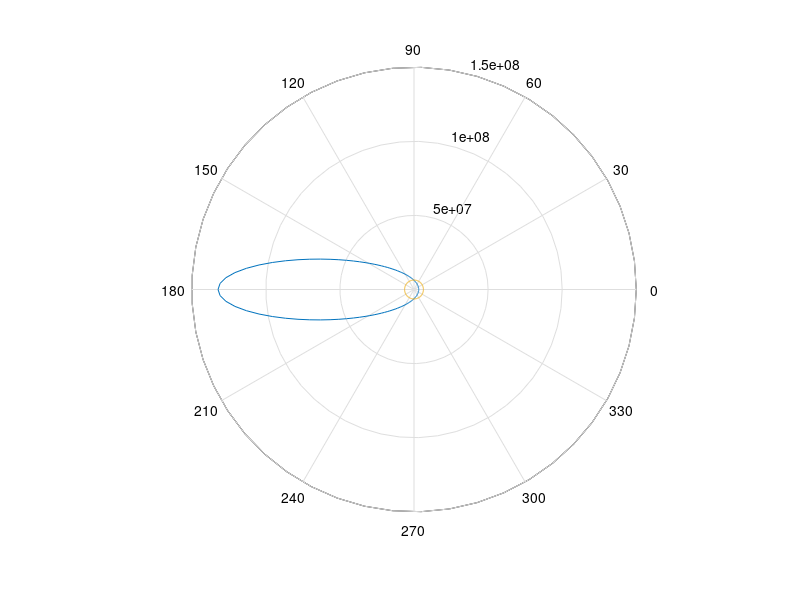
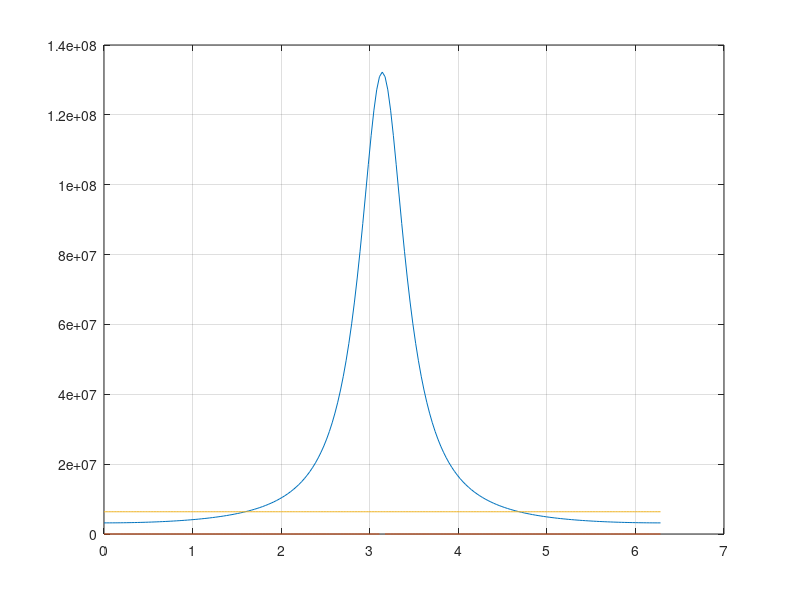

The MATLAB source for these figures, in order:
%location
lat1=input('Start location lat (decimal degrees): ')*pi/180;
lat2=input('Finish location lat (decimal degrees): ')*pi/180;
lon1=input('Start location lon (decimal degrees): ')*pi/180;
lon2=input('Finish location lon (decimal degrees): ')*pi/180;
psi=2*asin(sqrt(sin((lat2-lat1)/2)^2+cos(lat1)*cos(lat2)*sin((lon2-lon1)/2)^2)); %psi change
psideg=psi*180/pi %in degrees
dist=6371e3*psi; %[m]
distkm=dist/1000
%parameters
G=6.67e-11;
M=5.972e24;
mach=input('Mach number: ');
v=mach*343 %[m/s]
alt=input('Altitude (m): '); %80km
r=alt+6371e3;
Q=(v^2*r)/(G*M);
RHS=(2-Q)/Q*sin(psi/2); %LHS=sin(2*boa+psi/2)=a
a=asin(RHS); %low
aa=pi-a; %high
b=a-psi/2; %b=boa, boa=a-psi/2 all /2
bb=aa-psi/2;
burnoutangle=b/2*180/pi;
boa=bb/2*180/pi;
a*180/pi
aa*180/pi
disp('burnout angle')
disp(burnoutangle) %low
disp(boa) %high
%highest point on orbit
sa=r/(2*Q); %a
e1=sqrt(1+Q*(Q-2)*cos(b/2)); %eccenticity, low
e2=sqrt(1+Q*(Q-2)*cos(bb/2)); %high
ap1=sa*(1+e1)
ap2=sa*(1+e2)
aph1=sa*(1-e1)-6371e3
aph2=sa*(1-e2)-6371e3
disp('semi-major axis (a)')
disp(sa)
disp('eccentricty')
disp(e1)
disp(e2)
disp('apogee')
disp((ap1-6371e3)/1000) %low
disp((ap2-6371e3)/1000) %high
%orbit
p1=sa*(1-e1*e1);
p2=sa*(1-e2*e2);
n=100;
t=0:pi/n:2*pi;
r1=p1./(1+e1*cos(t));
r2=p2./(1+e2*cos(t));
figure(1)
polar(t,r1);
hold on
polar(t,r2);
t2=0:1:360;
t2=t2./180.*pi;
earth=ones(1,361);
earth=earth*6371e3;
polar(t2,earth);
hold off
figure(2)
plot(t,r1);
hold on
plot(t,r2);
plot(t2,earth);
hold off
grid on